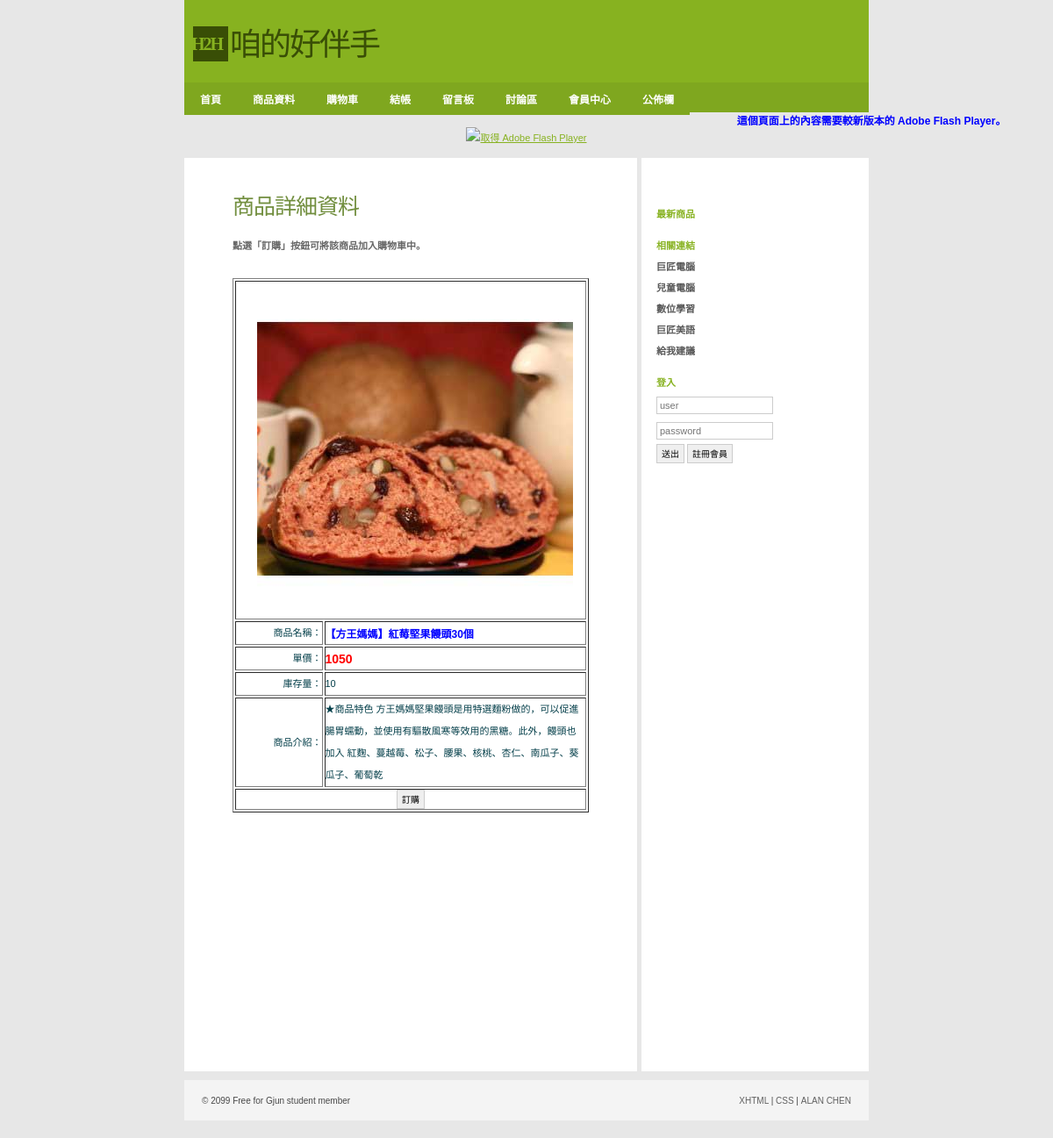
/Shop/productDetail.php?id=12, run on an earlier commit of the app's database.
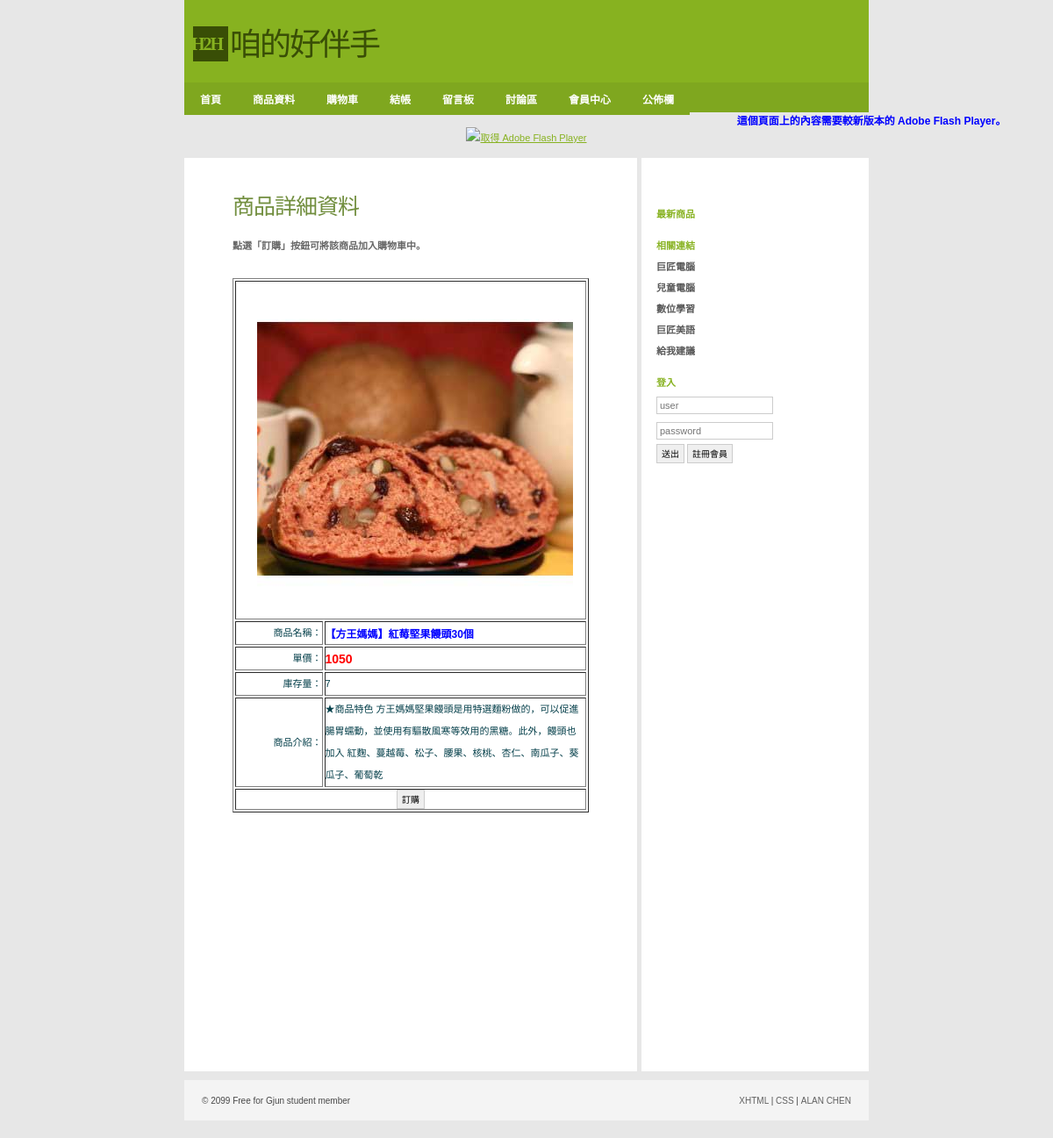
And on a later commit of the database.
### tables this page shows
CREATE TABLE `product` (
  `id` int(11) NOT NULL COMMENT '產品編號',
  `name` varchar(200) NOT NULL COMMENT '產品名稱',
  `introduce` text COMMENT '產品內容',
  `price` int(11) DEFAULT '0' COMMENT '產品單價',
  `qty` int(11) DEFAULT '0' COMMENT '產品庫存量',
  `state` tinyint(1) DEFAULT '1' COMMENT '產品上架否'
);

### Shop/productDetail.php (the view, shortened to what this page needs)
<?php require_once('../Connections/shop.php'); ?>
<?php
if (!function_exists("GetSQLValueString")) {
function GetSQLValueString($theValue, $theType, $theDefinedValue = "", $theNotDefinedValue = "")
{
  $theValue = function_exists("mysql_real_escape_string") ? mysql_real_escape_string($theValue) : mysql_escape_string($theValue);
  switch ($theType) {
    case "long":
    case "int":
      $theValue = ($theValue != "") ? intval($theValue) : "NULL";
      break;
  }
  return $theValue;
}
}
$colname_productDetail = "-1";
if (isset($_GET['id'])) {
  $colname_productDetail = $_GET['id'];
}
$query_productDetail = sprintf("SELECT * FROM product WHERE id = %s", GetSQLValueString($colname_productDetail, "int"));
$productDetail = mysql_query($query_productDetail, $shop) or die(mysql_error());
$row_productDetail = mysql_fetch_assoc($productDetail);
 session_start();?>
<!DOCTYPE html PUBLIC "-//W3C//DTD XHTML 1.0 Strict//EN"
"http://www.w3.org/TR/xhtml1/DTD/xhtml1-strict.dtd">
<html xmlns="http://www.w3.org/1999/xhtml">
<head>
<link rel="stylesheet" href="../css/styles.css" media="all" type="text/css" />
</head>
<body>
  <div id="header">
      <div class="subContainer">
            <div id="logo">
            <div id="box">H2H</div>
            <p>咱的好伴手</p>
            </div>
    </div>
</div>
<div id="navigation">
	<ul id="sddm">
        <li><a href="index.php">首頁</a></li>
        <li><a href="product.php">商品資料</a></li>
        <li><a href="cart.php">購物車</a></li>
        <li><a href="checkOut.php">結帳</a></li>
        <li><a href="guestBook.php">留言板</a></li>
        <li><a href="titleView.php">討論區</a></li>
	    <li><a href="#"
        onmouseover="mopen('m1')"
        onmouseout="mclosetime()">會員中心</a>
    	</li>
	    <li><a href="#"
        onmouseover="mopen('m2')"
        onmouseout="mclosetime()">公佈欄</a>
    	</li>
		</ul>
</div>
<object id="FlashID" classid="clsid:D27CDB6E-AE6D-11cf-96B8-444553540000" width="780" height="120">
    <object type="application/x-shockwave-flash" data="../Scripts/pic.swf" width="780" height="120">
      <div>
        <h4>這個頁面上的內容需要較新版本的 Adobe Flash Player。</h4>
        <p><a href="http://www.adobe.com/go/getflashplayer"><img src="http://www.adobe.com/images/shared/download_buttons/get_flash_player.gif" alt="取得 Adobe Flash Player" width="112" height="33" /></a></p>
      </div>
    </object>
  </object>
<div id="container">
  <div id="primaryContent">
    <h2>商品詳細資料</h2>
	<h3>點選「訂購」按鈕可將該商品加入購物車中。</h3>
    <p>&nbsp;</p>
    <table border="1" width="100%">
    	<tr>
    		<td align="center" colspan="2">
            	<img src="picture/<?php echo $row_productDetail['id']; ?>.jpg" alt="">
            </td>
    	</tr>
    	<tr>
    		<td width="25%" align="right"><p>商品名稱：</p></td>
    		<td><h4><?php echo $row_productDetail['name']; ?></h4></td>
    	</tr>
    	<tr>
    		<td align="right"><p>單價：</p></td>
    		<td><h5><?php echo $row_productDetail['price']; ?></h5></td>
    	</tr>
    	<tr>
    		<td align="right"><p>庫存量：</p></td>
    		<td><p><?php echo $row_productDetail['qty']; ?></p></td>
    	</tr>
    	<tr>
    		<td align="right"><p>商品介紹：</p></td>
    		<td><p><?php echo $row_productDetail['introduce']; ?></p></td>
    	</tr>
    	<tr>
    		<td colspan="2" align="center">
            	<button onclick="location.href='cart.php?id=<?php echo $row_productDetail['id']; ?>&add=additem'">訂購</button>
            </td>
    	</tr>
    </table>
    <p>&nbsp;</p>
    <p>&nbsp;</p>
    <p>&nbsp;</p>
    <p>&nbsp;</p>
    <p>&nbsp;</p>
    <p>&nbsp;</p>
    <p>&nbsp;</p>
    <p>&nbsp;</p>
    <p>&nbsp;</p>
    <p>&nbsp;</p>
    <p>&nbsp;</p>
  </div>
  <div id="secondaryContent">
    <p>&nbsp;</p>
    <h3>最新商品</h3>
    <h3>相關連結</h3>
    <ul class="links">
      <li><a href="http://www.pcschool.com.tw/">巨匠電腦</a></li>
      <li><a href="http://kid.pcschool.com.tw/">兒童電腦</a></li>
      <li><a href="http://www.soeasyedu.com.tw/">數位學習</a></li>
      <li><a href="http://www.soeasyedu.com.tw/">巨匠美語</a></li>
      <li><a href="http://www.off.com.tw/weiblog">給我建議</a>
    </ul>
    <?php if(!isset($_SESSION['MM_Username'])){?>
    <h3>登入</h3>
    <form action="loginCheck.php" method="post">
      <p>
        <input value="" name="user" placeholder="user" />
      </p>
      <p>
        <input name="password" type="password" value="" placeholder="password" />
      </p>
        <button type="submit">送出</button>
        <button type="button" onclick="location.href='registerUser.php'">註冊會員</button>
    </form>
    <?php }?>
  </div>
        <br class="clear" />
</div>
    <div id="footer">
        <ul>
            <li id="copyright">&copy; 2099 Free for Gjun student member</li>
            <li id="links">
                <ul>
                    <li><a href="#">XHTML</a> |</li>
                    <li><a href="#">CSS</a> |</li>
                    <li><a href="http://gjun.tw">ALAN CHEN</a></li>
                </ul>
            </li>
        </ul>
    </div>
</body>
</html>

What changed in the data, as far as the page shows it:
changed product "【方王媽媽】紅莓堅果饅頭30個": qty "10" → "7"
